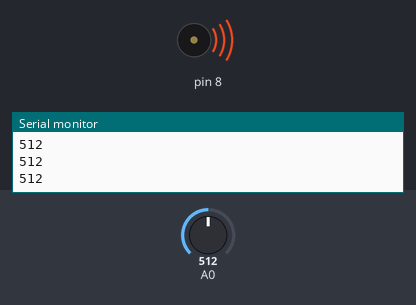
Bench run of a sketch on a simulated Arduino Uno, built with avr-gcc and run on an emulated ATmega328P. Parts: buzzer (waves = sounding), the last lines printed to the serial monitor. Inputs (shaded band) come from the test bench; at power-on: A0 = 512.

Above: at 1.6 s.
1.7 s: A0 set to 489
At 3.2 s:
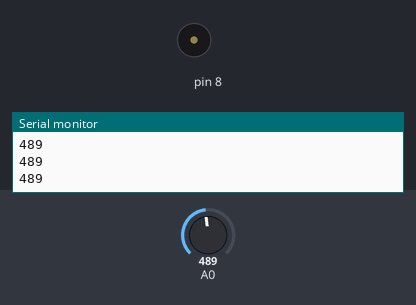
3.5 s: A0 set to 511
At 4.5 s:
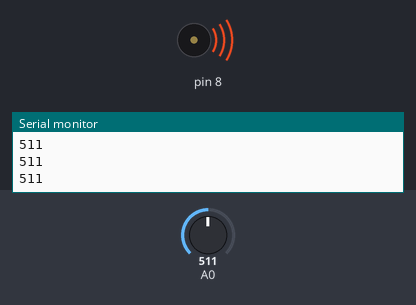
5.1 s: A0 set to 495
At 5.8 s:
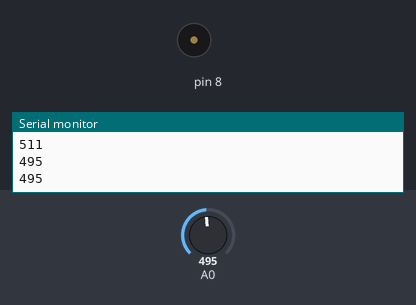
Timing chart, 0 to 8.1 s (numbered marks = the images above; inputs shaded):
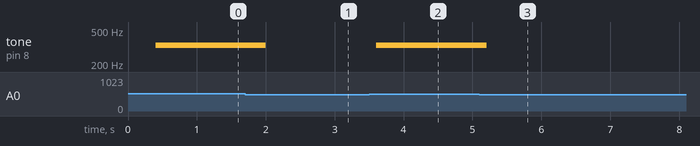

The sketch:

project_07.ino.ino
```cpp
int notes[]= {200, 294, 330, 349, 440};


void setup() {

   Serial.begin(9600);

    }

    void loop() {

       delay(400);

        int keyVal= analogRead(A0);
        Serial.println(keyVal);

        if(keyVal>990){
          tone(8,notes[0]);
        }

        else if(keyVal >=970 && keyVal <=990){
          tone(8,notes[1]);
        }

        else if(keyVal >=900 &&keyVal <=960){
          tone(8, notes[4]);
        }

        else if(keyVal >=505 && keyVal <=515){
          tone(8,notes[2]);
        }

        else if(keyVal >=5 && keyVal <=50){
          tone(8,notes[3]);
        }

        else{
          noTone(8);
        }


      }
```

Measured:
- the behaviour switches between 505 and 504 on A0 (found by bisection; images 0 and 1)
- after the input at 1.7 s, tone on pin 8: 330 Hz → silent after 0.30 s
- after the input at 3.5 s, tone on pin 8: silent → 330 Hz after 0.10 s
- after the input at 5.1 s, tone on pin 8: 330 Hz → silent after 0.10 s
